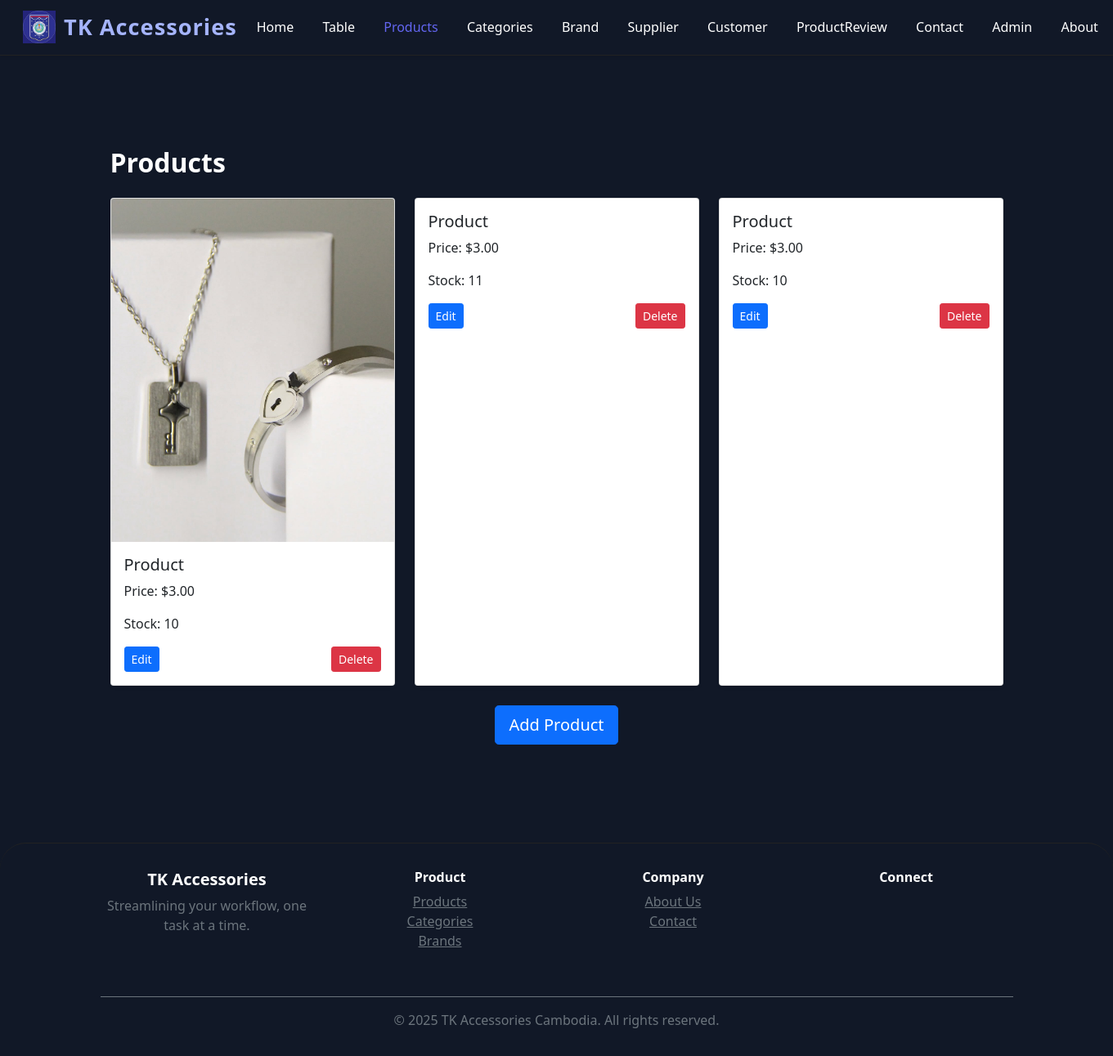
The app's page /product/ with its own data.
### my_web_app/models.py (models this page shows, shortened)
class Product(models.Model):
    name = models.CharField(max_length=100)
    price = models.DecimalField(max_digits=10, decimal_places=2)
    stock = models.PositiveIntegerField()
    image = models.ImageField(upload_to='product_images/', blank=True, null=True)

### my_web_app/views.py (the view)
# urls.py: path('product/', views.product, name='product'),
def product(request):
    products = Product.objects.all().order_by('id')
    for p in products:
        if p.image:
            image_path = os.path.join(settings.MEDIA_ROOT, str(p.image))
            if not os.path.isfile(image_path):
                p.image = None
        if not p.image and p.images.exists():
            p.fallback_image_url = p.images.first().image_url
        else:
            p.fallback_image_url = None
    products = list(products)
    return render(request, 'product.html', {'products': products})

### my_web_app/templates/product.html (shortened to what this page needs)
{% extends 'base.html' %}
{% load static %}
{% block content %}
<link rel="stylesheet" href="{% static 'css/bootstrap.rtl.min.css' %}">
<section class="py-5">
    <div class="container">
        <h2 class="fw-bold mb-4 text-white">Products</h2>
        <div class="row g-4">
            {% for product in products %}
            <div class="col-md-4">
                <div class="card h-100 shadow-sm">
                    {% if product.image %}
                    <img src="{{ product.image.url }}" class="card-img-top" alt="{{ product.name }}">
                    {% endif %}
                    <div class="card-body">
                        <h5 class="card-title">{{ product.name }}</h5>
                        <p class="card-text">Price: ${{ product.price }}</p>
                        <p class="card-text">Stock: {{ product.stock }}</p>
                        <div class="d-flex justify-content-between">
                            <a class="btn btn-primary btn-sm"
                               onclick="showPasswordPrompt('{% url 'edit_product' product.id %}', 'edit')">Edit</a>
                            <a class="btn btn-danger btn-sm"
                               onclick="showPasswordPrompt('{% url 'delete_product' product.id %}', 'delete')">Delete</a>
                        </div>
                    </div>
                </div>
            </div>
            {% empty %}
            <div class="col-12">
                <p class="text-center text-muted">No products available.</p>
            </div>
            {% endfor %}
        </div>
        <div class="text-center mt-4">
            <a href="{% url 'add_product' %}" class="btn btn-primary btn-lg"
            onclick="showPasswordPrompt('{% url 'add_product' %}', 'add')">
               Add Product</a>
        </div>
    </div>
</section>
{% endblock content %}

### my_web_app/templates/base.html (style rules this page uses)
body { font-family: 'Montserrat', Arial, sans-serif; background: linear-gradient(120deg, #6366f1 0%, #38bdf8 100%); min-height: 100vh; }

### records on screen
Product: image (picture), name "Product", price "3.00", stock "10"
Product: name "Product", price "3.00", stock "11"
Product: name "Product", price "3.00", stock "10"

### other values on screen
{{ now|default:2025 }} "2025"
